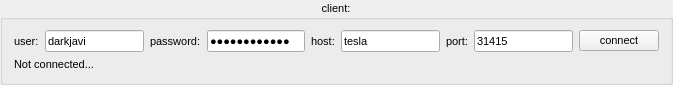
<?xml version="1.0" encoding="UTF-8"?>
<ui version="4.0">
 <class>cClientView</class>
 <widget class="QGroupBox" name="cClientView">
  <property name="geometry">
   <rect>
    <x>0</x>
    <y>0</y>
    <width>673</width>
    <height>84</height>
   </rect>
  </property>
  <property name="sizePolicy">
   <sizepolicy hsizetype="Preferred" vsizetype="Preferred">
    <horstretch>0</horstretch>
    <verstretch>0</verstretch>
   </sizepolicy>
  </property>
  <property name="font">
   <font>
    <pointsize>8</pointsize>
   </font>
  </property>
  <property name="windowTitle">
   <string>GroupBox</string>
  </property>
  <property name="title">
   <string>client:</string>
  </property>
  <property name="alignment">
   <set>Qt::AlignCenter</set>
  </property>
  <layout class="QVBoxLayout" name="verticalLayout">
   <item>
    <layout class="QHBoxLayout" name="horizontalLayout_3">
     <item>
      <layout class="QHBoxLayout" name="horizontalLayout_4">
       <item>
        <widget class="QLabel" name="userLabel">
         <property name="text">
          <string>user:</string>
         </property>
        </widget>
       </item>
       <item>
        <widget class="QLineEdit" name="userLineEdit">
         <property name="text">
          <string>darkjavi</string>
         </property>
        </widget>
       </item>
      </layout>
     </item>
     <item>
      <layout class="QHBoxLayout" name="horizontalLayout_5">
       <item>
        <widget class="QLabel" name="passwordLabel">
         <property name="text">
          <string>password:</string>
         </property>
        </widget>
       </item>
       <item>
        <widget class="QLineEdit" name="passwordLineEdit">
         <property name="text">
          <string>largoygrueso</string>
         </property>
         <property name="echoMode">
          <enum>QLineEdit::Password</enum>
         </property>
        </widget>
       </item>
      </layout>
     </item>
     <item>
      <layout class="QHBoxLayout" name="horizontalLayout">
       <item>
        <widget class="QLabel" name="hostLabel">
         <property name="text">
          <string>host:</string>
         </property>
        </widget>
       </item>
       <item>
        <widget class="QLineEdit" name="hostLineEdit">
         <property name="text">
          <string>tesla</string>
         </property>
        </widget>
       </item>
      </layout>
     </item>
     <item>
      <layout class="QHBoxLayout" name="horizontalLayout_2">
       <item>
        <widget class="QLabel" name="portLabel">
         <property name="text">
          <string>port:</string>
         </property>
        </widget>
       </item>
       <item>
        <widget class="QLineEdit" name="portLineEdit">
         <property name="text">
          <string>31415</string>
         </property>
        </widget>
       </item>
      </layout>
     </item>
     <item>
      <widget class="QPushButton" name="connectButton">
       <property name="text">
        <string>connect</string>
       </property>
      </widget>
     </item>
    </layout>
   </item>
   <item>
    <widget class="QLabel" name="connectionStatuslabel">
     <property name="text">
      <string>Not connected...</string>
     </property>
    </widget>
   </item>
  </layout>
 </widget>
 <resources/>
 <connections/>
</ui>
